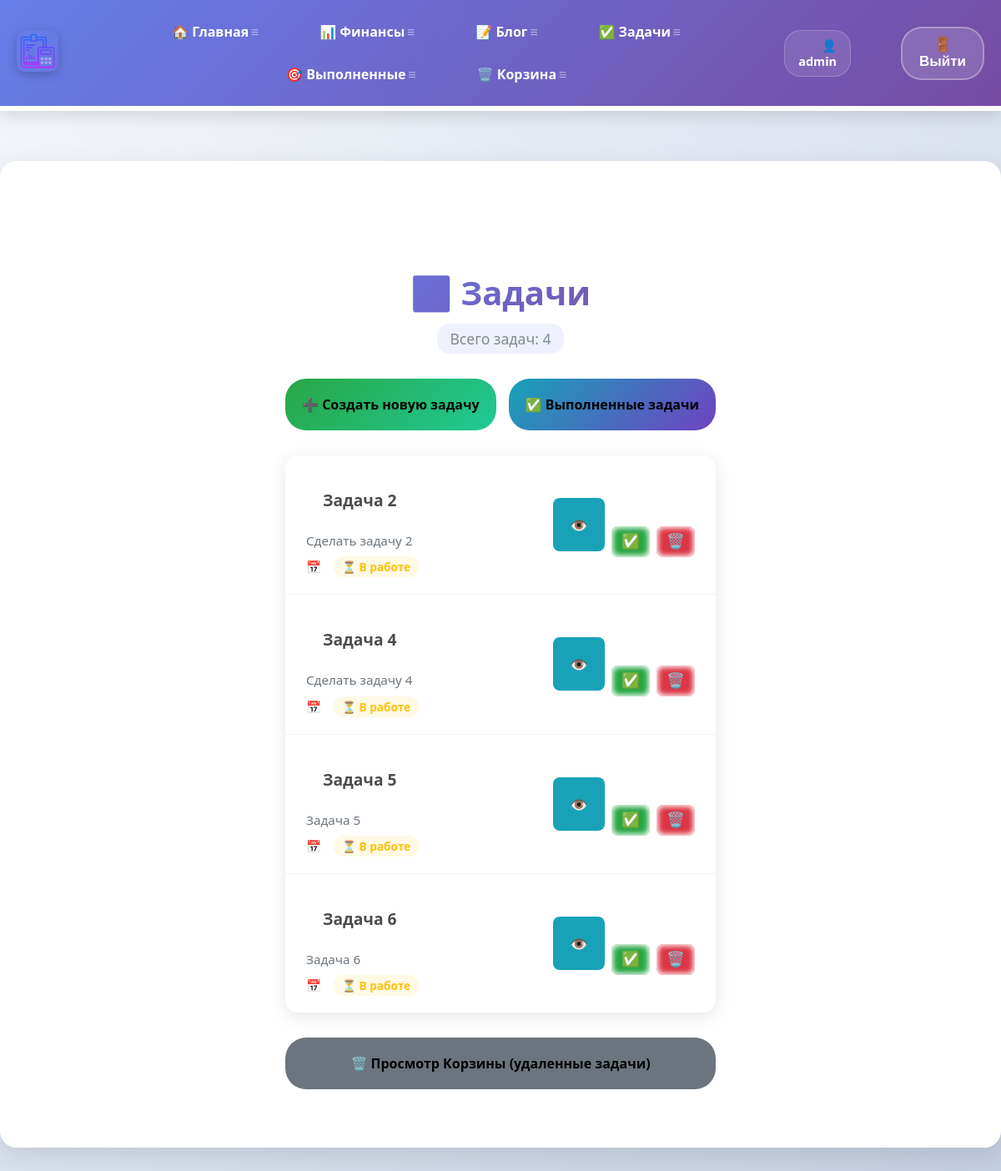
The page /todo/ (signed in) on the database its author committed.
### todo/models.py (models this page shows, shortened)
class Todo(models.Model):
    title = models.CharField(max_length=100)
    memo = models.TextField(blank=True)
    created = models.DateTimeField(auto_now_add=True)
    date_completed = models.DateTimeField(blank=True, null=True)
    important = models.BooleanField(default=False)
    user = models.ForeignKey(User, on_delete=models.CASCADE, blank=True, null=True)
    is_deleted = models.BooleanField(default=False)

### todo/views.py (the view)
# urls.py: path('', views.current_todos, name="todos"),
@login_required
def current_todos(request):
    todos = Todo.objects.filter(user=request.user, date_completed__isnull=True, is_deleted=False)
    return render(request, 'todo/currenttodos.html', {'todos': todos})

### todo/templates/todo/currenttodos.html (shortened to what this page needs)
{% extends 'skills/base.html' %}
{% load static %}
{% block content %}
<div class="todos-container">
    <div class="todos-header">
        <h1 class="todos-title">✅ Задачи</h1>
        <div class="todos-count">Всего задач: {{ todos.count }}</div>
    </div>
    <div class="todos-actions">
        <a href="{% url 'createtodo' %}" class="action-btn create-btn">
            ➕ Создать новую задачу
        </a>
        <a href="{% url 'completedtodos' %}" class="action-btn completed-btn">
            ✅ Выполненные задачи
        </a>
    </div>
    <div class="todos-list">
        {% for todo in todos %}
        <div class="todo-row {% if todo.important %}todo-important{% endif %} {% if todo.completed %}todo-completed{% endif %}">
            <div class="todo-info">
                <div class="todo-main">
                    <h3 class="todo-title">
                        <a href="{% url 'viewtodo' todo.id %}" class="todo-link">
                            {% if todo.important %}⭐ {% endif %}{{ todo.title }}
                        </a>
                    </h3>
                    {% if todo.memo %}
                    <p class="todo-memo">{{ todo.memo|striptags|truncatechars:200 }}</p>
                    {% endif %}
                </div>
                <div class="todo-meta">
                    <span class="todo-date">📅 {{ todo.date|date:'d.m.Y' }}</span>
                    {% if todo.completed %}
                    <span class="todo-status completed">✅ Выполнено</span>
                    {% else %}
                    <span class="todo-status pending">⏳ В работе</span>
                    {% endif %}
                </div>
            </div>
            <div class="todo-actions">
                <a href="{% url 'viewtodo' todo.id %}" class="btn view-btn" title="Просмотр">
                    👁️
                </a>
                {% if not todo.completed %}
                <form action="{% url 'completetodo' todo.id %}" method="POST" class="todo-form">
                    <button type="submit" class="btn complete-btn" title="Завершить задачу">
                        ✅
                    </button>
                </form>
                {% endif %}
                <form action="{% url 'deletetodo' todo.id %}" method="POST" class="todo-form">
                    <button type="submit" class="btn delete-btn" title="Удалить в корзину">
                        🗑️
                    </button>
                </form>
            </div>
        </div>
        {% endfor %}
    </div>
    <div class="trash-section">
        <a href="{% url 'trashbin' %}" class="trash-btn">
            🗑️ Просмотр Корзины (удаленные задачи)
        </a>
    </div>
</div>
{% endblock %}

### skills/templates/skills/base.html (shortened to what this page needs)
<!DOCTYPE html>
{% load static %}
<html lang="ru">
<head>
    <link rel="stylesheet" href="{% static 'css/style3.css' %}">
    </head>
<body>
<div class="menu">
    <div class="wrap">
        <div class="menu_header">
            {% if user.is_authenticated %}
            <div class="logo">
                <a href="{% url 'index' %}">
                    <img src="{% static 'skills/logo.png' %}" alt="Логотип" class="image">
                </a>
            </div>
            <ul class="menu_total" id="mainMenu">
                <li><a href="{% url 'index' %}">🏠 Главная</a></li>
                <li><a href="{% url 'financial_analysis_page' %}">📊 Финансы</a></li>
                <li><a href="{% url 'blogs' %}">📝 Блог</a></li>
                <li><a href="{% url 'currenttodos' %}">✅ Задачи</a></li>
                <li><a href="{% url 'completedtodos' %}">🎯 Выполненные</a></li>
                <li><a href="{% url 'trashbin' %}">🗑️ Корзина</a></li>
            </ul>
            <ul class="menu_second">
                <li class="logo2">👤 {{ user.username }}</li>
                <li>
                    <form action="{% url 'logoutuser' %}" method="post">
                        <button class="top">🚪 Выйти</button>
                    </form>
                </li>
            </ul>
            {% endif %}
        </div>
    </div>
</div>
<div class="content">
    <div class="wrap">
        {% block content %}
        {% endblock %}
    </div>
</div>
</body>
</html>

### rows shown on the page
Todo: title "Задача 2", memo "Сделать задачу 2"
Todo: title "Задача 4", memo "Сделать задачу 4"
Todo: title "Задача 5", memo "Задача 5"
Todo: title "Задача 6", memo "Задача 6"

### other values the page prints
{{ user.username }} "admin"
{{ todos.count }} "4"
